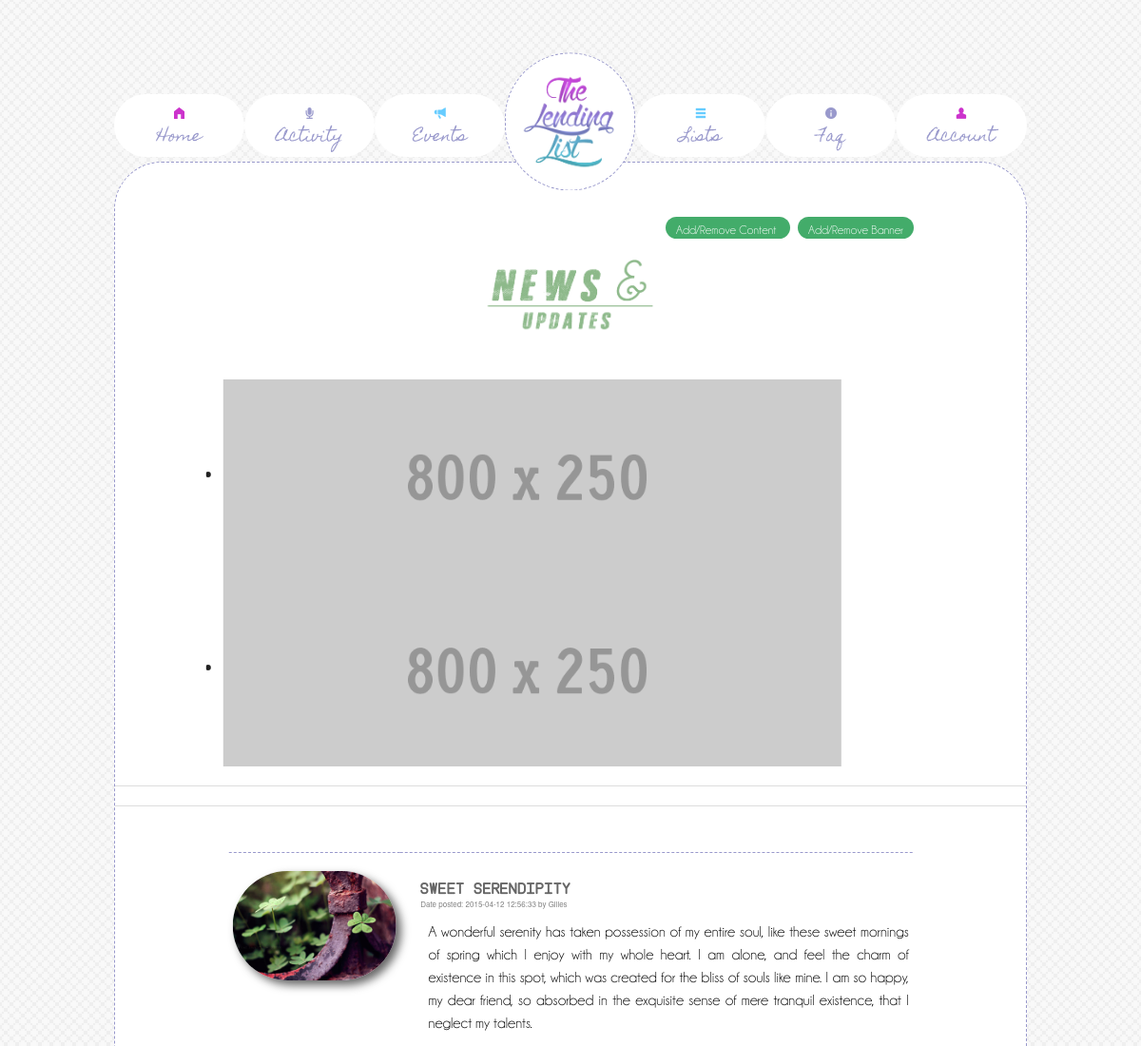
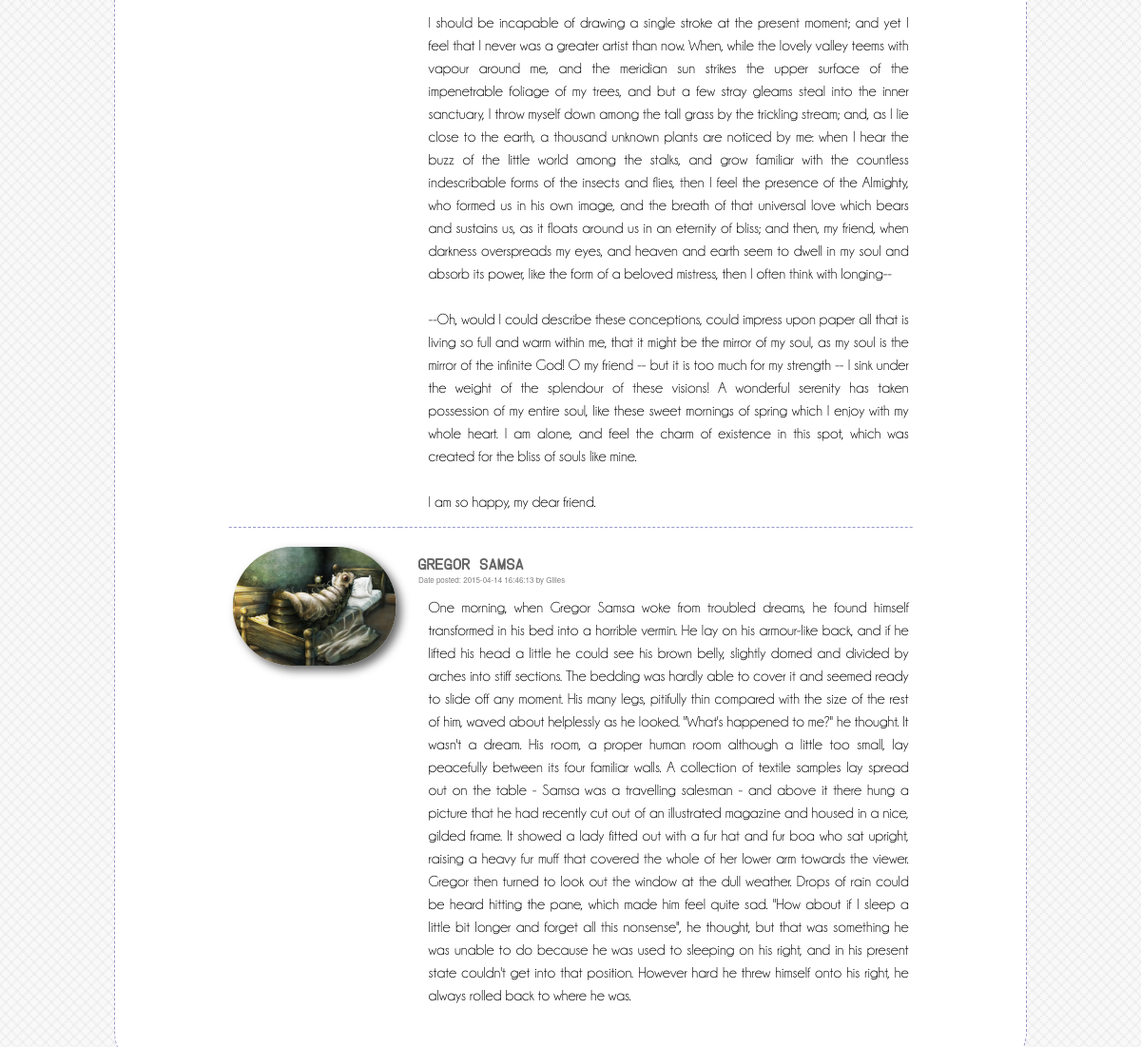
Screenshot of /activity.php (signed in) with the database file from the repository (2 pictures, top to bottom).
### tables this page shows
CREATE TABLE IF NOT EXISTS `news_hl` (
  `id` int(2) NOT NULL AUTO_INCREMENT,
  `title` varchar(64) NOT NULL,
  `img_url` varchar(64) NOT NULL,
  `createdBy` varchar(64) NOT NULL,
  PRIMARY KEY (`id`)
);

CREATE TABLE IF NOT EXISTS `news` (
  `id` int(2) NOT NULL AUTO_INCREMENT,
  `Title` varchar(255) NOT NULL,
  `Content` text NOT NULL,
  `Date` datetime DEFAULT CURRENT_TIMESTAMP ON UPDATE CURRENT_TIMESTAMP,
  `ImageURL` varchar(64) DEFAULT NULL,
  `Creator` varchar(64) NOT NULL,
  `active` tinyint(1) NOT NULL DEFAULT '1',
  `delBy` varchar(64) NOT NULL,
  `tags` varchar(255) NOT NULL,
  PRIMARY KEY (`id`),
  UNIQUE KEY `id` (`id`)
);

### activity.php (the view, shortened to what this page needs)
<?php
	include('header.php');
	$sql_nw = "SELECT * FROM news WHERE active = 1 ORDER BY id DESC";
  $sql_hl = "SELECT * FROM news_hl";
	$result_nw = mysql_query($sql_nw);
  $result_hl  = mysql_query($sql_hl);
?>
<!DOCTYPE html>
<html class="no-js" lang="en" >
<head>
</head>
<body>
	 <?php
    if ($_SESSION["username"]):
    ?>
	<section id="body-content">
        <section id="body-desktop">
            <section id="home-content">
            <div id="news">
              <div class="news-admin">
                <div class="options absolute">
                  <?php if ($_SESSION["admin"] == 1): ?>
                    <a href="#" data-reveal-id="modNewsMod" class="modNews"><span> Add/Remove Content </span></a>
                    <a href="#" data-reveal-id="modNewsHLMod" class="modNews modNewsHL"><span> Add/Remove Banner </span></a>
                  <?php endif;?>
                </div>
              </div>
              <div class="events-header">
                		<img src="assets/img/news.png">
              </div>
                  <div class="news-carousel">
                    <ul class="orbit" data-orbit>
                      <?php while ($row = mysql_fetch_assoc($result_hl)): ?>
                      <li>
                        <img src="<?php echo "assets/db/news_hl/{$row['img_url']}";?>">
                      </li>
                      <?php endwhile;?>
                    </ul>
                  </div>
              <hr><hr>
              <?php while ($row = mysql_fetch_assoc($result_nw)): ?>
              <section id="news">
                <div class="news-text">
                  <div class="news-img">
                      <?php if ($row['ImageURL']): ?>
                        <img src="<?php echo "assets/db/news_thumb/{$row['ImageURL']}";?>">
                      <?php else: ?>
                        <img src="assets/db/news_thumb/placeholder.png">
                      <?php endif; ?>
                  </div>
                  <div class="news-content">
                      <div class="news-head">
            						<span class="news-title"> <?php echo "{$row['Title']}"; ?> </span>
            						<span class="news-date"> Date posted: <?php echo "{$row['Date']}"; ?> by <?php echo "{$row['Creator']}"; ?> </span>
                      </div>
            						<span class="news-subhead"><?php echo nl2br($row['Content']) . "<br>"; ?> </span>
                  </div>
                </div>
              </section>
              <?php endwhile;?>
            </div>
            </section>
        </section>
    </section>
	<?php
        else :
            header('Location: index.php');
        endif;
    ?>
</body>
</html>

### assets/css/custom.css (style rules this page uses)
#header-content, #body-content, #body-desktop, #body-mobile, #topbar-mobile, #topbar-desktop, .form-row, .row-events { background: #FFF; min-width: 800px !important }
body { background: url(../img/subtlenet2_@2X.png) !important; }
#body-desktop { position: absolute; min-width: 800px !important left: 0; top: 170px; width: 100%; height: auto; background: #666 !important; }
#home-content { position: absolute !important; left: 50% !important; transform: translateX(-50%) !important; width: 80%; min-width: 650px !important; background: #FFF !important; border-radius: 50px; border: dashed #99C !important; border-width: 1px !important; padding-bottom: 5%; }
.news-text { position: relative; left: 50%; transform: translateX(-50%); width: 75% !important; }
.news-text div { border-top: dashed 1px #99C; padding: 2% .5% !important; float: left; }
.news-img { width: 25%; min-width: 25% !important; }
.news-subhead { position: relative; font-size: 1em; color: #000; text-align: justify; font-family: ChampagneLimousines; clear:both; }
.news-content { width: 75%; min-height: 250px; }
.news-img img { position: relative; min-height: 50%; margin-top: 3%; border-radius: 1000px; box-shadow: 5px 5px 10px 0px #666; }
.news-title { position: relative; color: #666; font-family: Instruction; }
.news-date { position: relative; color: #808080 !important; font-size: .5em; }
.news-head { border: none !important; }
.news-carousel { position: relative; width: 80% !important; min-width: 650px; margin-top: 5% !important; float: left; left: 50%; transform: translateX(-50%); overflow: hidden !important; }
.news-carousel img { position: relative; max-width: 650px; }
.news-text span { position: relative; float: left; margin-left: 5%; }
.modNews span, .arContent span, .arHLContent span, .modNewsHL span { color: #FFF; font-family: ChampagneLimousines; font-size: 80% !important; }
.news-admin { position: relative; width: 100%; min-width: 650px !important; z-index: 1; }
.events-header img { position: relative; margin-top: 2%; left: 50%; transform: translateX(-50%); width: 30%; border-radius: 1000px; }
#news { margin-top: 5%; }
.news-admin a { position: relative !important; border-radius: 1000px; background: #43AC6A; width: 50%; text-align: center; }
.news-admin div { position: relative; float: left; margin-top: 1%; }
.options { width: 40%; }
.modNews span { padding: 5% 3% !important; }
.modNews { margin: 0% 1%; }

### rows the page displays
news_hl: img_url (picture)
news_hl: img_url (picture)
news: ImageURL (picture), Title "Sweet Serendipity", Date "2015-04-12 12:56:33", Creator "Gilles", Content "A wonderful serenity has taken possession of my entire soul, like these sweet mornings of spring which I enjoy with my whole heart. I am alone, and feel the charm of existence in this spot, which was created for the bliss of souls like mine. I am so happy, my dear friend, so absorbed in the exquisite sense of mere tranquil existence, that I neglect my talents. I should be incapable of drawing a single stroke at the present moment; and yet I feel that I never was a greater artist than now. When, while the lovely valley teems with vapour around me, and the meridian sun strikes the upper surface of the impenetrable foliage of my trees, and but a few stray gleams steal into the inner sanctuary,…"
news: ImageURL (picture), Title "Gregor Samsa", Date "2015-04-14 16:46:13", Creator "Gilles", Content "One morning, when Gregor Samsa woke from troubled dreams, he found himself transformed in his bed into a horrible vermin. He lay on his armour-like back, and if he lifted his head a little he could see his brown belly, slightly domed and divided by arches into stiff sections. The bedding was hardly able to cover it and seemed ready to slide off any moment. His many legs, pitifully thin compared with the size of the rest of him, waved about helplessly as he looked. \"What's happened to me?\" he thought. It wasn't a dream. His room, a proper human room although a little too small, lay peacefully between its four familiar walls. A collection of textile samples lay spread out on the table - Samsa…"
